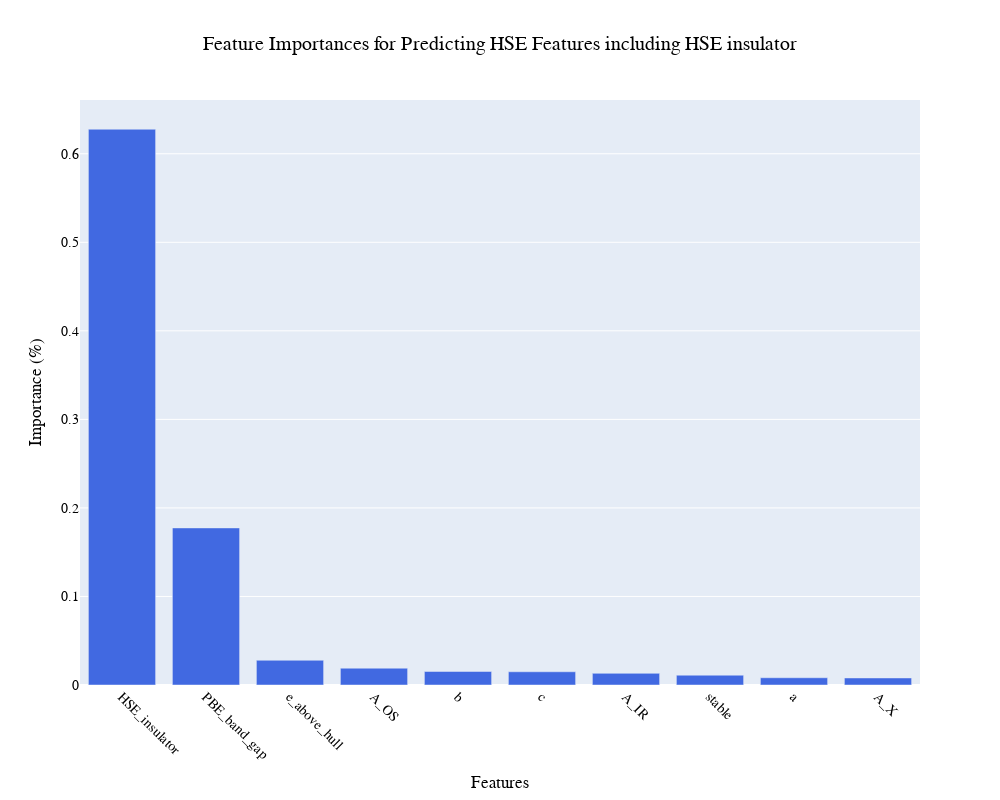

The notebook cell this image was saved under:
### Markdown cell above
### Feature importances for HSE bandgap prediction including HSE insulator

### Code cell
import plotly.graph_objects as go

feature_importances = xgb__reg.feature_importances_
included = X_HSE.columns.values
indices = np.argsort(feature_importances)[::-1]

fig = go.Figure()

fig.add_trace(go.Bar(
    x=included[indices][:10],
    y=feature_importances[indices][:10],
    marker=dict(color='royalblue'),
    #text=feature_importances[indices][:10],
    #textposition='auto',
))

fig.update_layout(
    xaxis=dict(
        title='Features',
        tickfont=dict(size=14),
        tickangle = 45,  # Adjust the font size for tick labels as needed
    ),
    yaxis_title='Importance (%)',
    title='Feature Importances for Predicting HSE Features including HSE insulator',
    font=dict(family="Arial", size=14, color="black"),
    title_x = 0.5,
    width=1000,
    height=800,
    showlegend=False,
)

config = {
    'toImageButtonOptions': {
        'format': 'png',  # one of png, svg, jpeg, webp
        'filename': 'custom_image',
        'height': 500,
        'width': 700,
        'scale': 6  # Multiply title/legend/axis/canvas sizes by this factor
    }
}

fig.show(config=config)

### Figure 1 — Plotly figure (JSON) as saved in the notebook; plotly's stock layout.template omitted (floating-point values rounded to 4 significant figures)
{"data": [{"marker": {"color": "royalblue"}, "type": "bar", "x": ["HSE_insulator", "PBE_band_gap", "e_above_hull", "A_OS", "b", "c", "A_IR", "stable", "a", "A_X"], "y": [0.6277, 0.1774, 0.02793, 0.01898, 0.01526, 0.01493, 0.01317, 0.01107, 0.008183, 0.00795]}], "layout": {"font": {"color": "black", "family": "Arial", "size": 14}, "height": 800, "showlegend": false, "title": {"text": "Feature Importances for Predicting HSE Features including HSE insulator", "x": 0.5}, "width": 1000, "xaxis": {"tickangle": 45, "tickfont": {"size": 14}, "title": {"text": "Features"}}, "yaxis": {"title": {"text": "Importance (%)"}}}}
